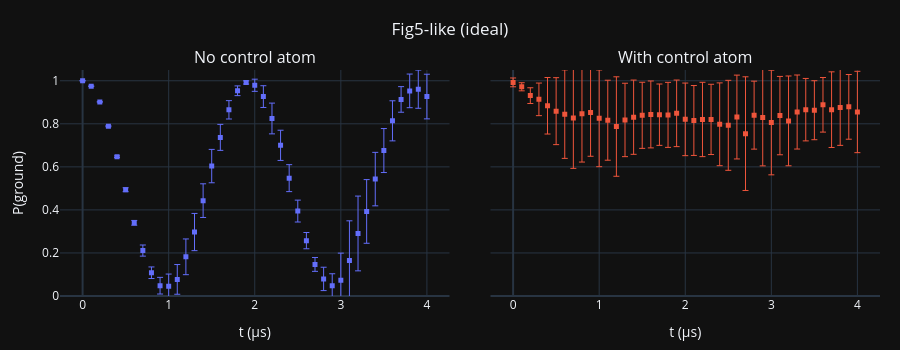
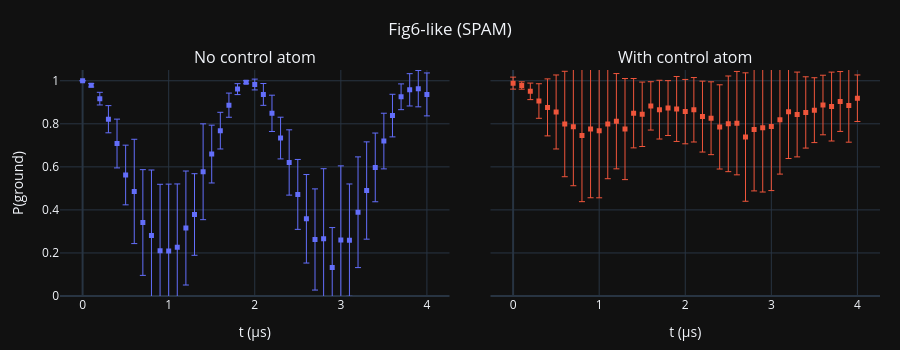

Notebook code for these charts, in order:
### Code cell
if __name__ == "__main__":
    import plotly.graph_objects as go
    from plotly.subplots import make_subplots

    ts = np.linspace(0, 4, 41)
    for label, p in (("Fig5-like (ideal)", Params()),
                     ("Fig6-like (SPAM)", Params(eta_p=0.9, eta_Rd=0.95))):
        sim = Sim(p)
        free, e0 = sim.curve(ts, with_control=False)
        blk, e1 = sim.curve(ts, with_control=True)
        print(label, "| no control:", fit(ts, free), "| with control:", fit(ts, blk))

        fig = make_subplots(
            rows=1, cols=2, shared_yaxes=True,
            subplot_titles=("No control atom", "With control atom"),
            horizontal_spacing=0.05,
        )
        for col, (y, e) in enumerate(((free, e0), (blk, e1)), start=1):
            fig.add_trace(
                go.Scatter(
                    x=ts, y=y, mode="markers",
                    marker=dict(symbol="square", size=5),
                    error_y=dict(type="data", array=e, visible=True,
                                 thickness=1, width=3),
                    showlegend=False,
                ),
                row=1, col=col,
            )
            fig.update_xaxes(title_text="t (µs)", row=1, col=col)

        fig.update_yaxes(range=[0, 1.05])
        fig.update_yaxes(title_text="P(ground)", row=1, col=1)
        fig.update_layout(
            title=dict(text=label, x=0.5),
            width=900, height=350,
            margin=dict(t=70, b=50, l=60, r=20),
            template="plotly_dark",
        )
        fig.show()

### Figure 1 — Plotly figure (JSON) as saved in the notebook; plotly's stock layout.template omitted (floating-point values rounded to 4 significant figures)
{"data": [{"error_y": {"array": [0.0, 0.0002618, 0.000924, 0.00226, 0.00391, 0.009108, 0.01109, 0.02584, 0.02693, 0.03871, 0.05628, 0.06903, 0.083, 0.08646, 0.07823, 0.07753, 0.0604, 0.0427, 0.0226, 0.007407, 0.02824, 0.05054, 0.07145, 0.07017, 0.06259, 0.05085, 0.03779, 0.03221, 0.05424, 0.05588, 0.1259, 0.1845, 0.1737, 0.148, 0.1242, 0.1022, 0.09309, 0.05948, 0.07811, 0.08871, 0.1037], "thickness": 1, "type": "data", "visible": true, "width": 3}, "marker": {"size": 5, "symbol": "square"}, "mode": "markers", "showlegend": false, "type": "scatter", "x": [0.0, 0.1, 0.2, 0.3, 0.4, 0.5, 0.6, 0.7, 0.8, 0.9, 1.0, 1.1, 1.2, 1.3, 1.4, 1.5, 1.6, 1.7, 1.8, 1.9, 2.0, 2.1, 2.2, 2.3, 2.4, 2.5, 2.6, 2.7, 2.8, 2.9, 3.0, 3.1, 3.2, 3.3, 3.4, 3.5, 3.6, 3.7, 3.8, 3.9, 4.0], "xaxis": "x", "y": [1.0, 0.9748, 0.9017, 0.7886, 0.6471, 0.4938, 0.3399, 0.2111, 0.1081, 0.0479, 0.0456, 0.07715, 0.1821, 0.2971, 0.4431, 0.6036, 0.7369, 0.865, 0.9535, 0.9922, 0.9791, 0.9264, 0.8248, 0.7, 0.5476, 0.3945, 0.2572, 0.1467, 0.07942, 0.04748, 0.07323, 0.1648, 0.2905, 0.3929, 0.5431, 0.6758, 0.8139, 0.9133, 0.953, 0.9609, 0.9266], "yaxis": "y"}, {"error_y": {"array": [0.02049, 0.01885, 0.03654, 0.07572, 0.1313, 0.1555, 0.2055, 0.2338, 0.2244, 0.2036, 0.2247, 0.1858, 0.2311, 0.1705, 0.1725, 0.1536, 0.1555, 0.1426, 0.151, 0.1547, 0.1687, 0.1623, 0.1727, 0.1633, 0.1924, 0.209, 0.1947, 0.2641, 0.1579, 0.2245, 0.243, 0.182, 0.2086, 0.172, 0.1451, 0.1371, 0.1268, 0.1757, 0.1765, 0.1503, 0.189], "thickness": 1, "type": "data", "visible": true, "width": 3}, "marker": {"size": 5, "symbol": "square"}, "mode": "markers", "showlegend": false, "type": "scatter", "x": [0.0, 0.1, 0.2, 0.3, 0.4, 0.5, 0.6, 0.7, 0.8, 0.9, 1.0, 1.1, 1.2, 1.3, 1.4, 1.5, 1.6, 1.7, 1.8, 1.9, 2.0, 2.1, 2.2, 2.3, 2.4, 2.5, 2.6, 2.7, 2.8, 2.9, 3.0, 3.1, 3.2, 3.3, 3.4, 3.5, 3.6, 3.7, 3.8, 3.9, 4.0], "xaxis": "x2", "y": [0.9925, 0.972, 0.931, 0.9136, 0.8838, 0.8588, 0.8449, 0.8268, 0.8468, 0.8528, 0.8254, 0.8167, 0.7873, 0.818, 0.8308, 0.8395, 0.8436, 0.8424, 0.8415, 0.8487, 0.8207, 0.8154, 0.8202, 0.8205, 0.7978, 0.7929, 0.8315, 0.7543, 0.8403, 0.8292, 0.8059, 0.8381, 0.8136, 0.8547, 0.8657, 0.8632, 0.8883, 0.8658, 0.8764, 0.8787, 0.8549], "yaxis": "y2"}], "layout": {"annotations": [{"font": {"size": 16}, "showarrow": false, "text": "No control atom", "x": 0.2375, "xanchor": "center", "xref": "paper", "y": 1, "yanchor": "bottom", "yref": "paper"}, {"font": {"size": 16}, "showarrow": false, "text": "With control atom", "x": 0.7625, "xanchor": "center", "xref": "paper", "y": 1, "yanchor": "bottom", "yref": "paper"}], "height": 350, "margin": {"b": 50, "l": 60, "r": 20, "t": 70}, "title": {"text": "Fig5-like (ideal)", "x": 0.5}, "width": 900, "xaxis": {"anchor": "y", "domain": [0, 0.475], "title": {"text": "t (µs)"}}, "xaxis2": {"anchor": "y2", "domain": [0.525, 1], "title": {"text": "t (µs)"}}, "yaxis": {"anchor": "x", "domain": [0, 1], "range": [0, 1.05], "title": {"text": "P(ground)"}}, "yaxis2": {"anchor": "x2", "domain": [0, 1], "matches": "y", "range": [0, 1.05], "showticklabels": false}}}

### Figure 2 — Plotly figure (JSON) as saved in the notebook; plotly's stock layout.template omitted (floating-point values rounded to 4 significant figures)
{"data": [{"error_y": {"array": [0.0, 0.008087, 0.02936, 0.06316, 0.1133, 0.1386, 0.2423, 0.2456, 0.3047, 0.3085, 0.3107, 0.2936, 0.2648, 0.1895, 0.2226, 0.1343, 0.08519, 0.05613, 0.0254, 0.007076, 0.02511, 0.05069, 0.08427, 0.09688, 0.1517, 0.1624, 0.2056, 0.235, 0.3259, 0.1857, 0.3443, 0.261, 0.2572, 0.226, 0.1596, 0.1293, 0.09896, 0.05986, 0.07502, 0.08447, 0.09976], "thickness": 1, "type": "data", "visible": true, "width": 3}, "marker": {"size": 5, "symbol": "square"}, "mode": "markers", "showlegend": false, "type": "scatter", "x": [0.0, 0.1, 0.2, 0.3, 0.4, 0.5, 0.6, 0.7, 0.8, 0.9, 1.0, 1.1, 1.2, 1.3, 1.4, 1.5, 1.6, 1.7, 1.8, 1.9, 2.0, 2.1, 2.2, 2.3, 2.4, 2.5, 2.6, 2.7, 2.8, 2.9, 3.0, 3.1, 3.2, 3.3, 3.4, 3.5, 3.6, 3.7, 3.8, 3.9, 4.0], "xaxis": "x", "y": [1.0, 0.9792, 0.9169, 0.8213, 0.7084, 0.5622, 0.4858, 0.3414, 0.2808, 0.2105, 0.209, 0.227, 0.3158, 0.3787, 0.5773, 0.6594, 0.7683, 0.8866, 0.9612, 0.9935, 0.9826, 0.9366, 0.8486, 0.7338, 0.6204, 0.472, 0.3587, 0.2626, 0.2655, 0.1323, 0.2604, 0.2595, 0.3892, 0.4901, 0.5975, 0.7198, 0.8382, 0.9255, 0.9579, 0.9634, 0.9366], "yaxis": "y"}, {"error_y": {"array": [0.02787, 0.01711, 0.03842, 0.08029, 0.1324, 0.1719, 0.2449, 0.2738, 0.3073, 0.3191, 0.3121, 0.2547, 0.2213, 0.2349, 0.1611, 0.1497, 0.1123, 0.1364, 0.1275, 0.1508, 0.1495, 0.1497, 0.1647, 0.1692, 0.1957, 0.2222, 0.2402, 0.2983, 0.2852, 0.2991, 0.2976, 0.252, 0.2167, 0.197, 0.1656, 0.1507, 0.1384, 0.16, 0.1391, 0.1705, 0.108], "thickness": 1, "type": "data", "visible": true, "width": 3}, "marker": {"size": 5, "symbol": "square"}, "mode": "markers", "showlegend": false, "type": "scatter", "x": [0.0, 0.1, 0.2, 0.3, 0.4, 0.5, 0.6, 0.7, 0.8, 0.9, 1.0, 1.1, 1.2, 1.3, 1.4, 1.5, 1.6, 1.7, 1.8, 1.9, 2.0, 2.1, 2.2, 2.3, 2.4, 2.5, 2.6, 2.7, 2.8, 2.9, 3.0, 3.1, 3.2, 3.3, 3.4, 3.5, 3.6, 3.7, 3.8, 3.9, 4.0], "xaxis": "x2", "y": [0.989, 0.978, 0.9508, 0.9059, 0.8763, 0.855, 0.7991, 0.7861, 0.7456, 0.7755, 0.7683, 0.7996, 0.8122, 0.7756, 0.8493, 0.8442, 0.8833, 0.8658, 0.873, 0.8689, 0.8566, 0.8652, 0.8335, 0.8259, 0.7855, 0.8, 0.8031, 0.7385, 0.7734, 0.7822, 0.7874, 0.8183, 0.8555, 0.8433, 0.8528, 0.8634, 0.8873, 0.8802, 0.9037, 0.8851, 0.9189], "yaxis": "y2"}], "layout": {"annotations": [{"font": {"size": 16}, "showarrow": false, "text": "No control atom", "x": 0.2375, "xanchor": "center", "xref": "paper", "y": 1, "yanchor": "bottom", "yref": "paper"}, {"font": {"size": 16}, "showarrow": false, "text": "With control atom", "x": 0.7625, "xanchor": "center", "xref": "paper", "y": 1, "yanchor": "bottom", "yref": "paper"}], "height": 350, "margin": {"b": 50, "l": 60, "r": 20, "t": 70}, "title": {"text": "Fig6-like (SPAM)", "x": 0.5}, "width": 900, "xaxis": {"anchor": "y", "domain": [0, 0.475], "title": {"text": "t (µs)"}}, "xaxis2": {"anchor": "y2", "domain": [0.525, 1], "title": {"text": "t (µs)"}}, "yaxis": {"anchor": "x", "domain": [0, 1], "range": [0, 1.05], "title": {"text": "P(ground)"}}, "yaxis2": {"anchor": "x2", "domain": [0, 1], "matches": "y", "range": [0, 1.05], "showticklabels": false}}}
